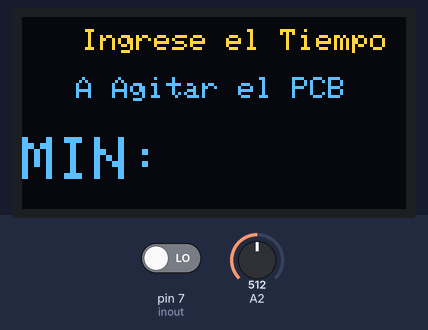
Simulated run of this program. Board: Arduino Uno, built with avr-gcc and run on an emulated ATmega328P. Parts: 128×64 one-colour display. Inputs (shaded band) come from the test bench; at power-on: pin 7 (inout) LOW, A2 = 512. The OLED is the two-colour kind (top 16 rows yellow).

Above: at 1.09 s.
At 1.9 s:
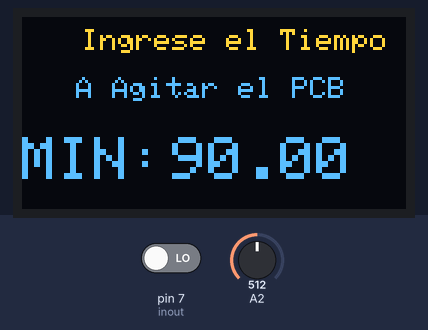
2.0 s: pin 7 (inout) driven HIGH
At 3.8 s:
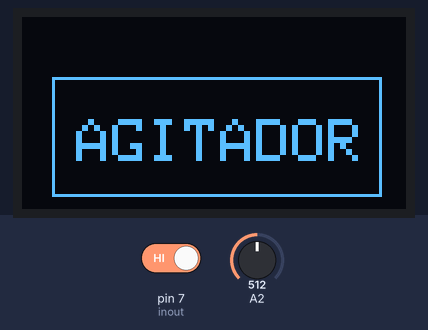
Timing chart, 0 to 5.3 s (numbered marks = the images above; inputs shaded):
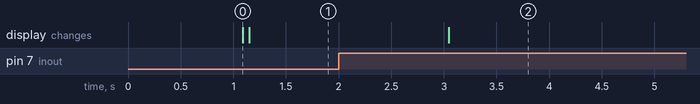

The program:

main.cpp
```cpp
#include <Arduino.h>
// #include <Conf_Oled.h>
#include <Tiempo.h>

uint8_t push1 = 8;  // INPUT
uint8_t push2 = 12; // INPUT
uint8_t push3 = 13; // INPUT
// uint8_t push4 = 7;  // INPUT

void setup()
{
    ConfiOled();
    ConfSetTime();
}

void Bienvenida()
{

    lcd.clearDisplay();
    lcd.drawRect(10, 20, 110, 40, WHITE); // dibuja rectangulo
    lcd.setCursor(18, 34);                // ubica cursor en coordenadas 28,34
    lcd.setTextSize(2);                   // establece tamano de texto en 2
    lcd.setTextColor(WHITE);              // establece color al unico disponible (pantalla monocromo)
    lcd.print("AGITADOR");                // escribe texto
    lcd.display();
}
void loop()
{
    Bienvenida();
    delay(1000);
    SetTime();
    delay(1000);
}
```

Conf_Oled.h
```cpp
#include <Wire.h>
#include <Adafruit_GFX.h>
#include <Adafruit_SSD1306.h>

#define ANCHO 128
#define ALTO 64
#define DISPLAY_RESET 4


Adafruit_SSD1306 lcd(ANCHO, ALTO, &Wire, DISPLAY_RESET);

void ConfiOled()
{
    Wire.begin();
    lcd.begin(SSD1306_SWITCHCAPVCC, 0x3C);
}
```

Tiempo.h
```cpp
#include <Arduino.h>
#include <Conf_Oled.h>

float readpot = A2;
bool estadol = true;
int inout = 7;
int lecant = -1;
float tiempo;
void ConfSetTime()
{
    pinMode(inout, INPUT);
}
void SetTime()
{
    lcd.clearDisplay();
    while (estadol)
    {
        lcd.setCursor(20, 4);
        lcd.setTextSize(1);
        lcd.print("Ingrese el Tiempo");
        lcd.setCursor(18, 20);
        lcd.setTextSize(1);
        lcd.print("A Agitar el PCB");
        lcd.setCursor(0, 40);
        lcd.setTextSize(2);
        lcd.print("MIN: ");
        lcd.display();
        // tiempo = analogRead(readpot);
        readpot = map(analogRead(A2),0,1023,0,180);
        lcd.setCursor(50, 40);
        lcd.print(String(readpot));
        if(readpot != lecant){
            lcd.clearDisplay();
            lecant = readpot;
        }
        if (digitalRead(inout) == 1)
        {
            estadol = false;
        }
        else
        {
            estadol = true;
        }
    }
}
```

Measured:
- after the input at 2.0 s, the display: changes after 1.0 s (image 2)
